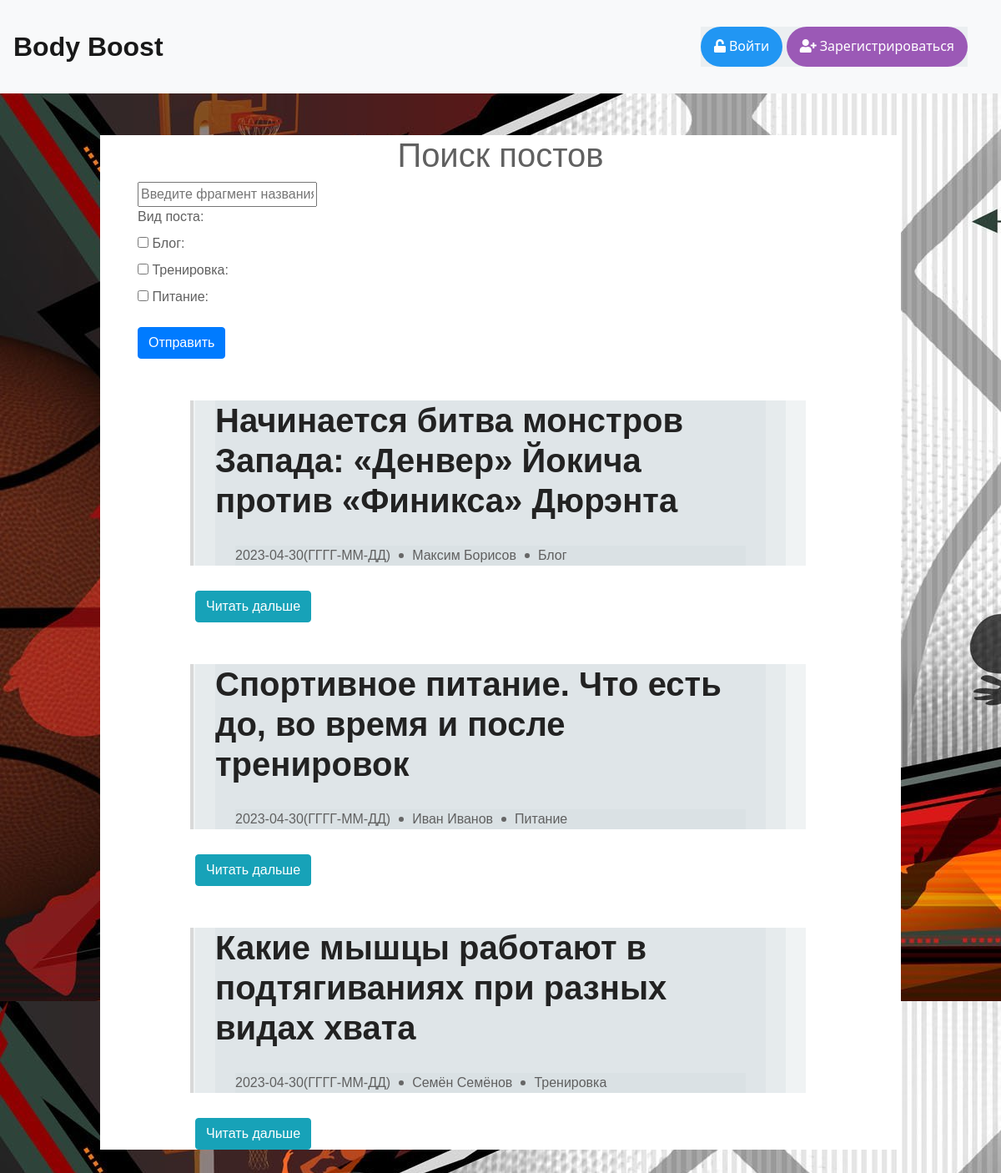
Screenshot of /search with the database file from the repository.
### data/posts.py (models this page shows)
class Post(SqlAlchemyBase, UserMixin):
    __tablename__ = 'posts'
    id = sqlalchemy.Column(sqlalchemy.Integer, primary_key=True, autoincrement=True)
    creator_id = sqlalchemy.Column(sqlalchemy.Integer,
                                   sqlalchemy.ForeignKey("users.id"))
    user = orm.relationship('User')
    creator_name = sqlalchemy.Column(sqlalchemy.String, nullable=False)
    creator_surname = sqlalchemy.Column(sqlalchemy.String, nullable=False)
    creator_login = sqlalchemy.Column(sqlalchemy.String, nullable=False)
    post_name = sqlalchemy.Column(sqlalchemy.String, nullable=False)
    create_date = sqlalchemy.Column(sqlalchemy.Date, nullable=False, default=datetime.datetime.now())
    text_content = sqlalchemy.Column(sqlalchemy.Text, nullable=True)
    file = sqlalchemy.Column(sqlalchemy.BLOB, default=None, nullable=True)
    is_liked = sqlalchemy.Column(sqlalchemy.BOOLEAN, default=False)
    is_blog = sqlalchemy.Column(sqlalchemy.BOOLEAN, default=False)
    is_training = sqlalchemy.Column(sqlalchemy.BOOLEAN, default=False)
    is_recipe = sqlalchemy.Column(sqlalchemy.BOOLEAN, default=False)
    list_likes = sqlalchemy.Column(sqlalchemy.String, nullable=False, default="")
    def __repr__(self):
        return f'<User> {self.id} {self.post_name} {self.create_date}'

### server.py (the view, shortened to what this page needs)
@app.route("/search", methods=["GET", "POST"])
def search():
    db_sess = db_session.create_session()
    search_posts = None
    if request.method == "GET":
        search_posts = db_sess.query(Post).all()
        print(search_posts)
    return render_template("search.html", posts=search_posts, title="Поиск постов")

### data/db_session.py (called while the page is built)
def create_session() -> Session:
    global __factory
    return __factory()

### templates/search.html (shortened to what this page needs)
 {% extends "base.html" %}
{% block content %}
<head>
	<link rel="stylesheet" href="../static/css/example_css.css">
    <link rel="stylesheet" href="https://use.fontawesome.com/releases/v5.3.1/css/all.css"
>
    <link rel="stylesheet" href="../static/css/for_search.css">
</head>
<h1 style="text-align: center">{{ title }}</h1>
<form method="POST">
    <p>
        <input type="text" placeholder="Введите фрагмент названия поста" name="search">
        <br>
        <label>Вид поста: </label>
        <br/>
        <input type="checkbox" class="checkbox" name="is_blog" id="checkbox1" value="true1"/>
        <label for="checkbox1">Блог:</label>
        <br/>
        <input type="checkbox" class="checkbox" name="is_training" id="checkbox2" value="true2" />
        <label for="checkbox2">Тренировка:</label>
        <br/>
        <input type="checkbox" class="checkbox" name="is_recipe" id="checkbox3" value="true3"/>
        <label for="checkbox3">Питание:</label>
        <br/>
    </p>
    <button type="submit" class="btn btn-primary" >Отправить</button>
</form>
{% for post in posts %}
    <div class="container">
        <div class="post">
            <div class="post-content">
                <div class="post-header">
                    <h1>{{ post.post_name }}</h1>
                    <div class="post-meta">
                        <time>{{ post.create_date }}(ГГГГ-ММ-ДД)</time>
                        <span class="author">{{ post.creator_name }} {{ post.creator_surname }}</span>
                        {% if post.is_blog %}
                            <span class="category">Блог</span>
                        {% endif %}
                        {% if post.is_training %}
                            <span class="category">Тренировка</span>
                        {% endif %}
                        {% if post.is_recipe %}
                            <span class="category">Питание</span>
                        {% endif %}
                    </div>
                </div>
            </div>
        </div>
        <div class="btns">
                <a href="/post_review/{{ post.id }}"><button type="button" class="btn btn-info">Читать дальше</button></a>
        </div>
    </div>
{% endfor %}
{% endblock %}

### static/css/base.css (style rules this page uses)
div { margin: 24px; background: rgba(205, 214, 219, 0.3) }

### static/css/example_css.css (style rules this page uses)
* { box-sizing: border-box; margin: 0; }
body { font-family: 'Montserrat', sans-serif; color: #606060; font-size: 14px; }
.container { max-width: 960px; margin: 50px auto; padding: 0 15px; background: white; }
.post h1 { color: #222; font-weight: 600; margin-bottom: 30px; }
.post-meta { margin-bottom: 30px; display: flex; flex-wrap: wrap; }
time, .author { padding-right: 26px; position: relative; }
time:after, .author:after { content: ""; width: 6px; height: 6px; border-radius: 50%; background: #666; position: absolute; top: 50%; right: 10px; transform: translateY(-50%); }
p { line-height: 1.5; margin-bottom: 1em; }
@media (min-width: 768px) { body { font-size: 16px; } }
@media (min-width: 768px) { .container { padding: 0 45px; } }
@media (min-width: 768px) { .post-header { padding-left: 26px; border-left: 4px solid #D8D8D8; margin-left: -30px; } }
.btns { background-color: white; }

### rows the page displays
Post: post_name "Начинается битва монстров Запада: «Денвер» Йокича против «Финикса» Дюрэнта", create_date "2023-04-30", creator_name "Максим", creator_surname "Борисов", is_blog "Блог"
Post: post_name "Спортивное питание. Что есть до, во время и после тренировок", create_date "2023-04-30", creator_name "Иван", creator_surname "Иванов", is_recipe "Питание"
Post: post_name "Какие мышцы работают в подтягиваниях при разных видах хвата", create_date "2023-04-30", creator_name "Семён", creator_surname "Семёнов", is_training "Тренировка"

### other values shown
{{ title }} "Поиск постов"
